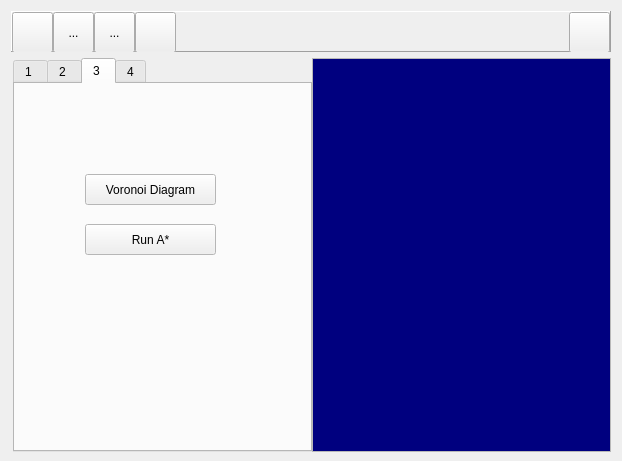
<?xml version="1.0" encoding="UTF-8"?>
<ui version="4.0">
 <class>MainFrame</class>
 <widget class="QDialog" name="MainFrame">
  <property name="geometry">
   <rect>
    <x>0</x>
    <y>0</y>
    <width>622</width>
    <height>461</height>
   </rect>
  </property>
  <property name="sizePolicy">
   <sizepolicy hsizetype="Preferred" vsizetype="Minimum">
    <horstretch>0</horstretch>
    <verstretch>0</verstretch>
   </sizepolicy>
  </property>
  <property name="minimumSize">
   <size>
    <width>0</width>
    <height>461</height>
   </size>
  </property>
  <property name="windowTitle">
   <string>Homeworks</string>
  </property>
  <property name="modal">
   <bool>false</bool>
  </property>
  <layout class="QVBoxLayout" name="verticalLayout">
   <item>
    <widget class="QFrame" name="frame">
     <property name="sizePolicy">
      <sizepolicy hsizetype="Preferred" vsizetype="Fixed">
       <horstretch>0</horstretch>
       <verstretch>0</verstretch>
      </sizepolicy>
     </property>
     <property name="minimumSize">
      <size>
       <width>0</width>
       <height>41</height>
      </size>
     </property>
     <property name="maximumSize">
      <size>
       <width>16777215</width>
       <height>41</height>
      </size>
     </property>
     <property name="frameShape">
      <enum>QFrame::Panel</enum>
     </property>
     <property name="frameShadow">
      <enum>QFrame::Raised</enum>
     </property>
     <layout class="QHBoxLayout" name="horizontalLayout_3">
      <property name="spacing">
       <number>0</number>
      </property>
      <property name="leftMargin">
       <number>0</number>
      </property>
      <property name="topMargin">
       <number>0</number>
      </property>
      <property name="rightMargin">
       <number>0</number>
      </property>
      <property name="bottomMargin">
       <number>0</number>
      </property>
      <item>
       <widget class="QToolButton" name="buttonOpen">
        <property name="enabled">
         <bool>true</bool>
        </property>
        <property name="sizePolicy">
         <sizepolicy hsizetype="Minimum" vsizetype="Minimum">
          <horstretch>0</horstretch>
          <verstretch>0</verstretch>
         </sizepolicy>
        </property>
        <property name="minimumSize">
         <size>
          <width>41</width>
          <height>41</height>
         </size>
        </property>
        <property name="maximumSize">
         <size>
          <width>41</width>
          <height>41</height>
         </size>
        </property>
        <property name="toolTip">
         <string>open an image file</string>
        </property>
        <property name="layoutDirection">
         <enum>Qt::LeftToRight</enum>
        </property>
        <property name="autoFillBackground">
         <bool>false</bool>
        </property>
        <property name="text">
         <string/>
        </property>
        <property name="icon">
         <iconset resource="images/mainframe.qrc">
          <normaloff>:/open.png</normaloff>:/open.png</iconset>
        </property>
        <property name="iconSize">
         <size>
          <width>41</width>
          <height>41</height>
         </size>
        </property>
        <property name="checkable">
         <bool>false</bool>
        </property>
        <property name="autoRepeat">
         <bool>false</bool>
        </property>
        <property name="autoExclusive">
         <bool>false</bool>
        </property>
        <property name="popupMode">
         <enum>QToolButton::DelayedPopup</enum>
        </property>
        <property name="toolButtonStyle">
         <enum>Qt::ToolButtonIconOnly</enum>
        </property>
        <property name="autoRaise">
         <bool>false</bool>
        </property>
       </widget>
      </item>
      <item>
       <widget class="QToolButton" name="toolButton_2">
        <property name="sizePolicy">
         <sizepolicy hsizetype="Minimum" vsizetype="Minimum">
          <horstretch>0</horstretch>
          <verstretch>0</verstretch>
         </sizepolicy>
        </property>
        <property name="minimumSize">
         <size>
          <width>41</width>
          <height>41</height>
         </size>
        </property>
        <property name="maximumSize">
         <size>
          <width>41</width>
          <height>41</height>
         </size>
        </property>
        <property name="text">
         <string>...</string>
        </property>
       </widget>
      </item>
      <item>
       <widget class="QToolButton" name="toolButton_3">
        <property name="sizePolicy">
         <sizepolicy hsizetype="Minimum" vsizetype="Minimum">
          <horstretch>0</horstretch>
          <verstretch>0</verstretch>
         </sizepolicy>
        </property>
        <property name="minimumSize">
         <size>
          <width>41</width>
          <height>41</height>
         </size>
        </property>
        <property name="maximumSize">
         <size>
          <width>41</width>
          <height>41</height>
         </size>
        </property>
        <property name="text">
         <string>...</string>
        </property>
       </widget>
      </item>
      <item>
       <widget class="QToolButton" name="buttonDeleteContents">
        <property name="sizePolicy">
         <sizepolicy hsizetype="Minimum" vsizetype="Minimum">
          <horstretch>0</horstretch>
          <verstretch>0</verstretch>
         </sizepolicy>
        </property>
        <property name="minimumSize">
         <size>
          <width>41</width>
          <height>41</height>
         </size>
        </property>
        <property name="maximumSize">
         <size>
          <width>41</width>
          <height>41</height>
         </size>
        </property>
        <property name="toolTip">
         <string>close all forms</string>
        </property>
        <property name="autoFillBackground">
         <bool>false</bool>
        </property>
        <property name="text">
         <string/>
        </property>
        <property name="icon">
         <iconset resource="images/mainframe.qrc">
          <normaloff>:/1-21.png</normaloff>:/1-21.png</iconset>
        </property>
        <property name="iconSize">
         <size>
          <width>41</width>
          <height>41</height>
         </size>
        </property>
       </widget>
      </item>
      <item>
       <spacer name="horizontalSpacer">
        <property name="orientation">
         <enum>Qt::Horizontal</enum>
        </property>
        <property name="sizeHint" stdset="0">
         <size>
          <width>40</width>
          <height>20</height>
         </size>
        </property>
       </spacer>
      </item>
      <item>
       <widget class="QToolButton" name="buttonShowList">
        <property name="sizePolicy">
         <sizepolicy hsizetype="Minimum" vsizetype="Minimum">
          <horstretch>0</horstretch>
          <verstretch>0</verstretch>
         </sizepolicy>
        </property>
        <property name="minimumSize">
         <size>
          <width>41</width>
          <height>41</height>
         </size>
        </property>
        <property name="maximumSize">
         <size>
          <width>41</width>
          <height>41</height>
         </size>
        </property>
        <property name="toolTip">
         <string>show the list view</string>
        </property>
        <property name="text">
         <string/>
        </property>
        <property name="icon">
         <iconset resource="images/mainframe.qrc">
          <normaloff>:/2-3.png</normaloff>:/2-3.png</iconset>
        </property>
        <property name="iconSize">
         <size>
          <width>82</width>
          <height>41</height>
         </size>
        </property>
       </widget>
      </item>
     </layout>
    </widget>
   </item>
   <item>
    <layout class="QHBoxLayout" name="horizontalLayout">
     <property name="spacing">
      <number>0</number>
     </property>
     <property name="leftMargin">
      <number>2</number>
     </property>
     <item>
      <widget class="QTabWidget" name="tabWidget">
       <property name="sizePolicy">
        <sizepolicy hsizetype="Fixed" vsizetype="Expanding">
         <horstretch>0</horstretch>
         <verstretch>0</verstretch>
        </sizepolicy>
       </property>
       <property name="minimumSize">
        <size>
         <width>299</width>
         <height>394</height>
        </size>
       </property>
       <property name="palette">
        <palette>
         <active>
          <colorrole role="Light">
           <brush brushstyle="SolidPattern">
            <color alpha="255">
             <red>255</red>
             <green>255</green>
             <blue>255</blue>
            </color>
           </brush>
          </colorrole>
          <colorrole role="Base">
           <brush brushstyle="SolidPattern">
            <color alpha="255">
             <red>255</red>
             <green>255</green>
             <blue>255</blue>
            </color>
           </brush>
          </colorrole>
          <colorrole role="Window">
           <brush brushstyle="SolidPattern">
            <color alpha="255">
             <red>255</red>
             <green>255</green>
             <blue>255</blue>
            </color>
           </brush>
          </colorrole>
          <colorrole role="NoRole">
           <brush brushstyle="SolidPattern">
            <color alpha="255">
             <red>255</red>
             <green>85</green>
             <blue>0</blue>
            </color>
           </brush>
          </colorrole>
         </active>
         <inactive>
          <colorrole role="Light">
           <brush brushstyle="SolidPattern">
            <color alpha="255">
             <red>255</red>
             <green>255</green>
             <blue>255</blue>
            </color>
           </brush>
          </colorrole>
          <colorrole role="Base">
           <brush brushstyle="SolidPattern">
            <color alpha="255">
             <red>255</red>
             <green>255</green>
             <blue>255</blue>
            </color>
           </brush>
          </colorrole>
          <colorrole role="Window">
           <brush brushstyle="SolidPattern">
            <color alpha="255">
             <red>255</red>
             <green>255</green>
             <blue>255</blue>
            </color>
           </brush>
          </colorrole>
          <colorrole role="NoRole">
           <brush brushstyle="SolidPattern">
            <color alpha="255">
             <red>255</red>
             <green>85</green>
             <blue>0</blue>
            </color>
           </brush>
          </colorrole>
         </inactive>
         <disabled>
          <colorrole role="Light">
           <brush brushstyle="SolidPattern">
            <color alpha="255">
             <red>255</red>
             <green>255</green>
             <blue>255</blue>
            </color>
           </brush>
          </colorrole>
          <colorrole role="Base">
           <brush brushstyle="SolidPattern">
            <color alpha="255">
             <red>255</red>
             <green>255</green>
             <blue>255</blue>
            </color>
           </brush>
          </colorrole>
          <colorrole role="Window">
           <brush brushstyle="SolidPattern">
            <color alpha="255">
             <red>255</red>
             <green>255</green>
             <blue>255</blue>
            </color>
           </brush>
          </colorrole>
          <colorrole role="NoRole">
           <brush brushstyle="SolidPattern">
            <color alpha="255">
             <red>255</red>
             <green>85</green>
             <blue>0</blue>
            </color>
           </brush>
          </colorrole>
         </disabled>
        </palette>
       </property>
       <property name="cursor">
        <cursorShape>ArrowCursor</cursorShape>
       </property>
       <property name="autoFillBackground">
        <bool>false</bool>
       </property>
       <property name="tabPosition">
        <enum>QTabWidget::North</enum>
       </property>
       <property name="tabShape">
        <enum>QTabWidget::Rounded</enum>
       </property>
       <property name="currentIndex">
        <number>2</number>
       </property>
       <property name="iconSize">
        <size>
         <width>31</width>
         <height>31</height>
        </size>
       </property>
       <property name="elideMode">
        <enum>Qt::ElideMiddle</enum>
       </property>
       <widget class="QWidget" name="tab_1">
        <attribute name="title">
         <string>1 </string>
        </attribute>
        <widget class="QPushButton" name="buttonAStar">
         <property name="geometry">
          <rect>
           <x>70</x>
           <y>60</y>
           <width>141</width>
           <height>31</height>
          </rect>
         </property>
         <property name="font">
          <font>
           <family>맑은 고딕</family>
           <pointsize>10</pointsize>
          </font>
         </property>
         <property name="text">
          <string>Run A*</string>
         </property>
        </widget>
        <widget class="QLabel" name="label_17">
         <property name="geometry">
          <rect>
           <x>80</x>
           <y>21</y>
           <width>56</width>
           <height>12</height>
          </rect>
         </property>
         <property name="font">
          <font>
           <family>맑은 고딕</family>
          </font>
         </property>
         <property name="text">
          <string>Source</string>
         </property>
        </widget>
        <widget class="QLabel" name="label_18">
         <property name="geometry">
          <rect>
           <x>160</x>
           <y>21</y>
           <width>56</width>
           <height>12</height>
          </rect>
         </property>
         <property name="font">
          <font>
           <family>맑은 고딕</family>
          </font>
         </property>
         <property name="text">
          <string>Goal</string>
         </property>
        </widget>
        <widget class="QWidget" name="layoutWidget">
         <property name="geometry">
          <rect>
           <x>71</x>
           <y>36</y>
           <width>139</width>
           <height>25</height>
          </rect>
         </property>
         <layout class="QHBoxLayout" name="horizontalLayout_9">
          <item>
           <widget class="QLineEdit" name="editSourceNode">
            <property name="text">
             <string>A</string>
            </property>
            <property name="alignment">
             <set>Qt::AlignCenter</set>
            </property>
           </widget>
          </item>
          <item>
           <widget class="QLineEdit" name="editGoalNode">
            <property name="text">
             <string>Q</string>
            </property>
            <property name="alignment">
             <set>Qt::AlignCenter</set>
            </property>
           </widget>
          </item>
         </layout>
        </widget>
       </widget>
       <widget class="QWidget" name="tab_2">
        <attribute name="title">
         <string>2 </string>
        </attribute>
        <widget class="QPushButton" name="visibilityAstar">
         <property name="geometry">
          <rect>
           <x>60</x>
           <y>60</y>
           <width>151</width>
           <height>31</height>
          </rect>
         </property>
         <property name="text">
          <string>Run A*</string>
         </property>
        </widget>
        <widget class="QPushButton" name="visibilityMap">
         <property name="geometry">
          <rect>
           <x>60</x>
           <y>20</y>
           <width>151</width>
           <height>31</height>
          </rect>
         </property>
         <property name="text">
          <string>make visibilitymap</string>
         </property>
        </widget>
       </widget>
       <widget class="QWidget" name="tab">
        <attribute name="title">
         <string>3 </string>
        </attribute>
        <widget class="QPushButton" name="voronoiDiagram">
         <property name="geometry">
          <rect>
           <x>70</x>
           <y>90</y>
           <width>131</width>
           <height>31</height>
          </rect>
         </property>
         <property name="text">
          <string>Voronoi Diagram</string>
         </property>
        </widget>
        <widget class="QPushButton" name="voronoiAstar">
         <property name="geometry">
          <rect>
           <x>70</x>
           <y>140</y>
           <width>131</width>
           <height>31</height>
          </rect>
         </property>
         <property name="text">
          <string>Run A*</string>
         </property>
        </widget>
       </widget>
       <widget class="QWidget" name="tab_3">
        <attribute name="title">
         <string>4</string>
        </attribute>
       </widget>
      </widget>
     </item>
     <item>
      <widget class="QListWidget" name="listWidget">
       <property name="sizePolicy">
        <sizepolicy hsizetype="Ignored" vsizetype="Minimum">
         <horstretch>0</horstretch>
         <verstretch>0</verstretch>
        </sizepolicy>
       </property>
       <property name="minimumSize">
        <size>
         <width>0</width>
         <height>394</height>
        </size>
       </property>
       <property name="palette">
        <palette>
         <active>
          <colorrole role="WindowText">
           <brush brushstyle="SolidPattern">
            <color alpha="255">
             <red>255</red>
             <green>255</green>
             <blue>0</blue>
            </color>
           </brush>
          </colorrole>
          <colorrole role="Text">
           <brush brushstyle="SolidPattern">
            <color alpha="255">
             <red>255</red>
             <green>255</green>
             <blue>255</blue>
            </color>
           </brush>
          </colorrole>
          <colorrole role="Base">
           <brush brushstyle="SolidPattern">
            <color alpha="255">
             <red>0</red>
             <green>0</green>
             <blue>127</blue>
            </color>
           </brush>
          </colorrole>
          <colorrole role="PlaceholderText">
           <brush brushstyle="NoBrush">
            <color alpha="128">
             <red>255</red>
             <green>255</green>
             <blue>255</blue>
            </color>
           </brush>
          </colorrole>
         </active>
         <inactive>
          <colorrole role="WindowText">
           <brush brushstyle="SolidPattern">
            <color alpha="255">
             <red>255</red>
             <green>255</green>
             <blue>0</blue>
            </color>
           </brush>
          </colorrole>
          <colorrole role="Text">
           <brush brushstyle="SolidPattern">
            <color alpha="255">
             <red>255</red>
             <green>255</green>
             <blue>255</blue>
            </color>
           </brush>
          </colorrole>
          <colorrole role="Base">
           <brush brushstyle="SolidPattern">
            <color alpha="255">
             <red>0</red>
             <green>0</green>
             <blue>127</blue>
            </color>
           </brush>
          </colorrole>
          <colorrole role="PlaceholderText">
           <brush brushstyle="NoBrush">
            <color alpha="128">
             <red>255</red>
             <green>255</green>
             <blue>255</blue>
            </color>
           </brush>
          </colorrole>
         </inactive>
         <disabled>
          <colorrole role="WindowText">
           <brush brushstyle="SolidPattern">
            <color alpha="255">
             <red>120</red>
             <green>120</green>
             <blue>120</blue>
            </color>
           </brush>
          </colorrole>
          <colorrole role="Text">
           <brush brushstyle="SolidPattern">
            <color alpha="255">
             <red>120</red>
             <green>120</green>
             <blue>120</blue>
            </color>
           </brush>
          </colorrole>
          <colorrole role="Base">
           <brush brushstyle="SolidPattern">
            <color alpha="255">
             <red>240</red>
             <green>240</green>
             <blue>240</blue>
            </color>
           </brush>
          </colorrole>
          <colorrole role="PlaceholderText">
           <brush brushstyle="NoBrush">
            <color alpha="128">
             <red>255</red>
             <green>255</green>
             <blue>255</blue>
            </color>
           </brush>
          </colorrole>
         </disabled>
        </palette>
       </property>
       <property name="font">
        <font>
         <family>Times New Roman</family>
         <pointsize>10</pointsize>
        </font>
       </property>
      </widget>
     </item>
    </layout>
   </item>
  </layout>
 </widget>
 <layoutdefault spacing="6" margin="11"/>
 <resources>
  <include location="images/mainframe.qrc"/>
 </resources>
 <connections/>
</ui>
